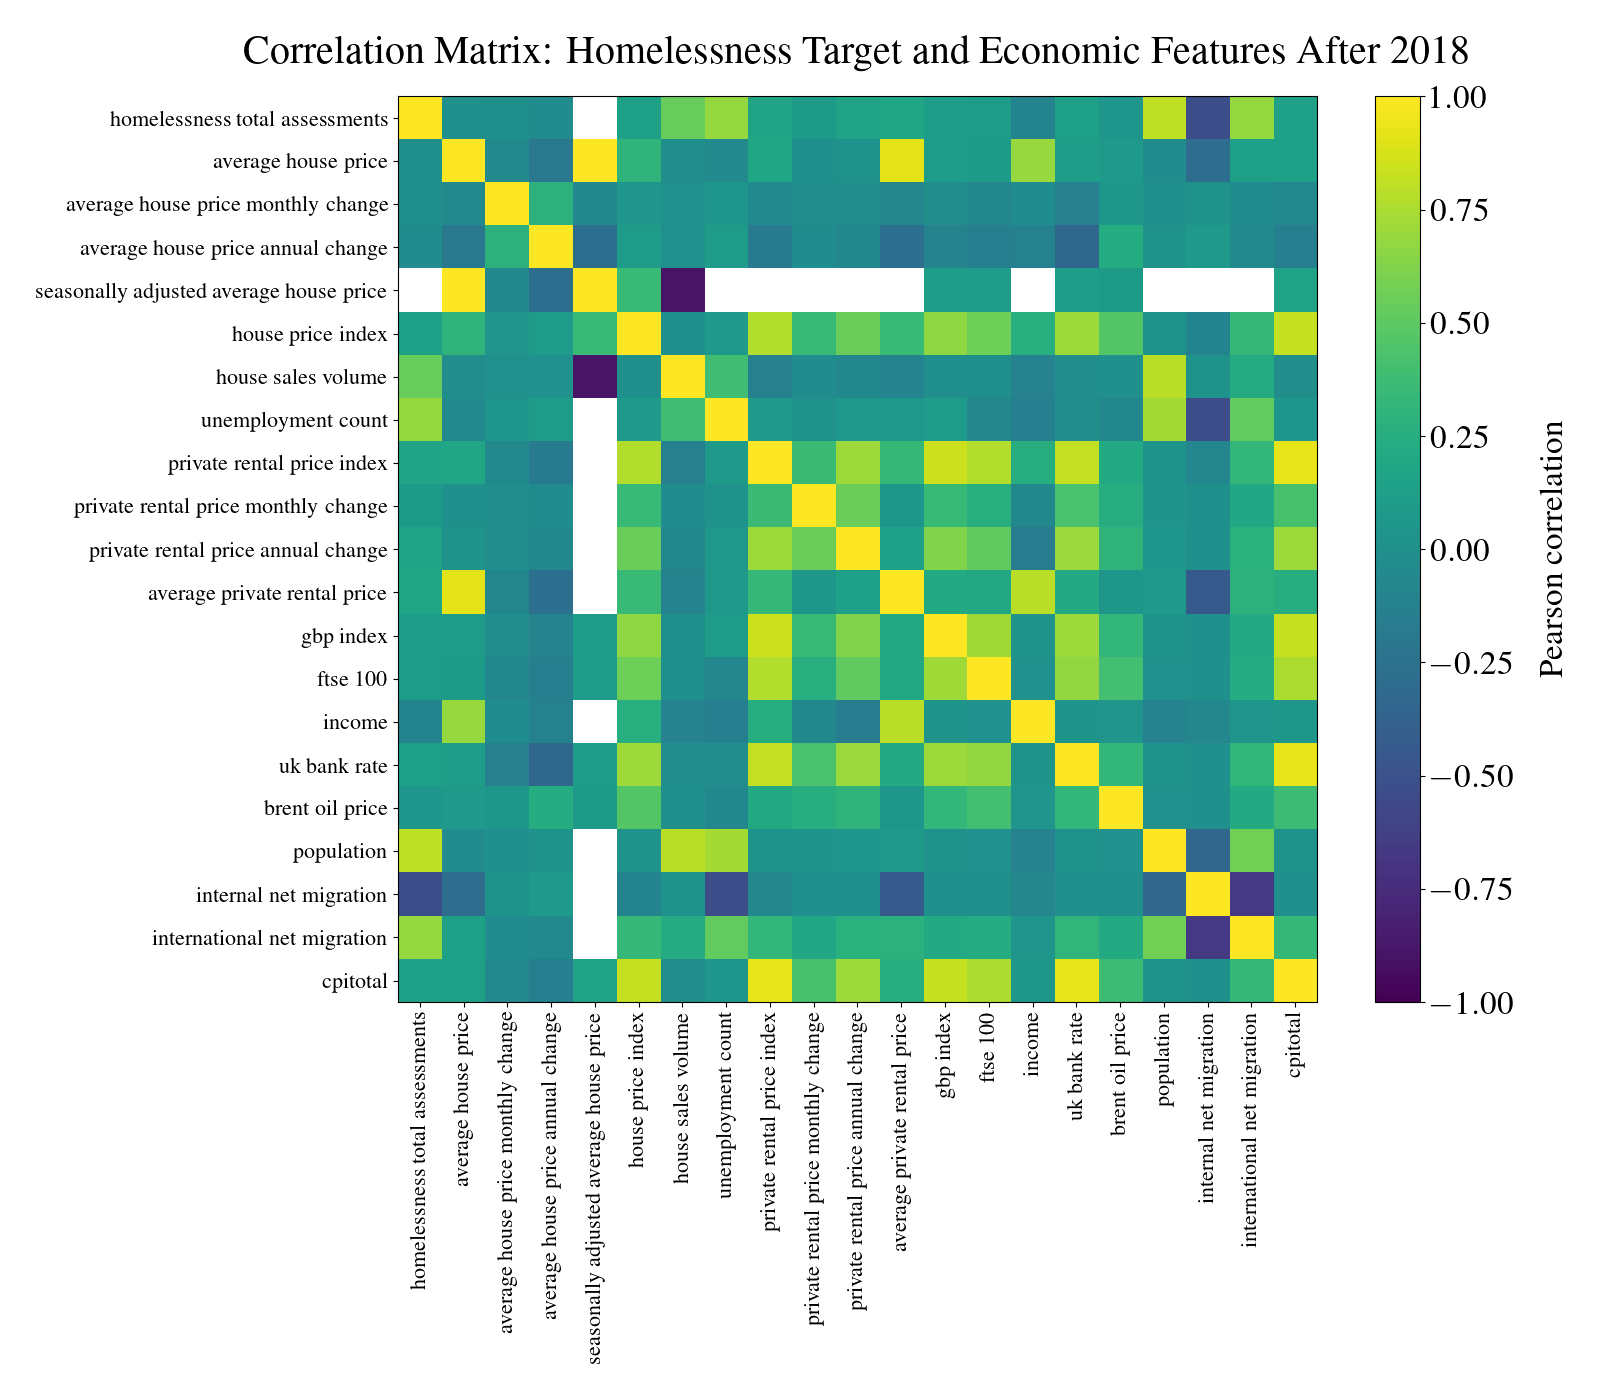

Source code (Python):
import pandas as pd
import matplotlib.pyplot as plt
from pathlib import Path

plt.rcParams.update({
    "text.usetex": True,
    "font.family": "serif",
    "font.serif": ["Times New Roman", "Times", "Palatino", "serif"],
    "font.size": 24,
    "legend.fontsize": 19
})


def latex_label(label):
    return label.replace("_", r" ")


TICK_LABEL_SIZE = 16
TITLE_PAD = 24
COLORBAR_LABEL_PAD = 18


base_dir = Path(__file__).resolve().parent
file_path = base_dir / "data" / "clean" / "Final all Junxi.gz"

df = pd.read_csv(file_path)

df = df[df["year"] >= 2018].copy()

target = "homelessness_total_assessments"

features = [
    "average_house_price",
    "average_house_price_monthly_change",
    "average_house_price_annual_change",
    "seasonally_adjusted_average_house_price",
    "house_price_index",
    "house_sales_volume",
    "unemployment_count",
    "private_rental_price_index",
    "private_rental_price_monthly_change",
    "private_rental_price_annual_change",
    "average_private_rental_price",
    "gbp_index",
    "ftse_100",
    "income",
    "uk_bank_rate",
    "brent_oil_price",
    "population",
    "internal_net_migration",
    "international_net_migration",
    "cpi_00_all_items"
]

required_cols = [target] + features
missing_cols = [col for col in required_cols if col not in df.columns]

if missing_cols:
    raise ValueError(f"These columns are missing from the data: {missing_cols}")

data = df[required_cols].copy()

data = data.rename(columns={
    "cpi_00_all_items": "cpitotal"
})

data = data.apply(pd.to_numeric, errors="coerce")

data = data.dropna(axis=1, how="all")

constant_cols = [
    col for col in data.columns
    if data[col].nunique(dropna=True) <= 1
]

if constant_cols:
    print("Constant columns removed:")
    print(constant_cols)
    data = data.drop(columns=constant_cols)

corr_matrix = data.corr(method="pearson")

target_corr = corr_matrix[target].drop(target).sort_values(
    key=lambda x: x.abs(),
    ascending=False
)

print("\nCorrelation with target after 2018:")
print(target_corr)

print("\nFull correlation matrix:")
print(corr_matrix)

plt.figure(figsize=(16, 14))

plt.imshow(
    corr_matrix.values,
    vmin=-1,
    vmax=1,
    aspect="auto"
)

cbar = plt.colorbar()
cbar.set_label("Pearson correlation", labelpad=COLORBAR_LABEL_PAD)

plt.xticks(
    ticks=range(len(corr_matrix.columns)),
    labels=[latex_label(col) for col in corr_matrix.columns],
    rotation=90,
    fontsize=TICK_LABEL_SIZE
)

plt.yticks(
    ticks=range(len(corr_matrix.index)),
    labels=[latex_label(index) for index in corr_matrix.index],
    fontsize=TICK_LABEL_SIZE
)

plt.title(
    "Correlation Matrix: Homelessness Target and Economic Features After 2018",
    pad=TITLE_PAD
)
plt.tight_layout()
plt.show()
